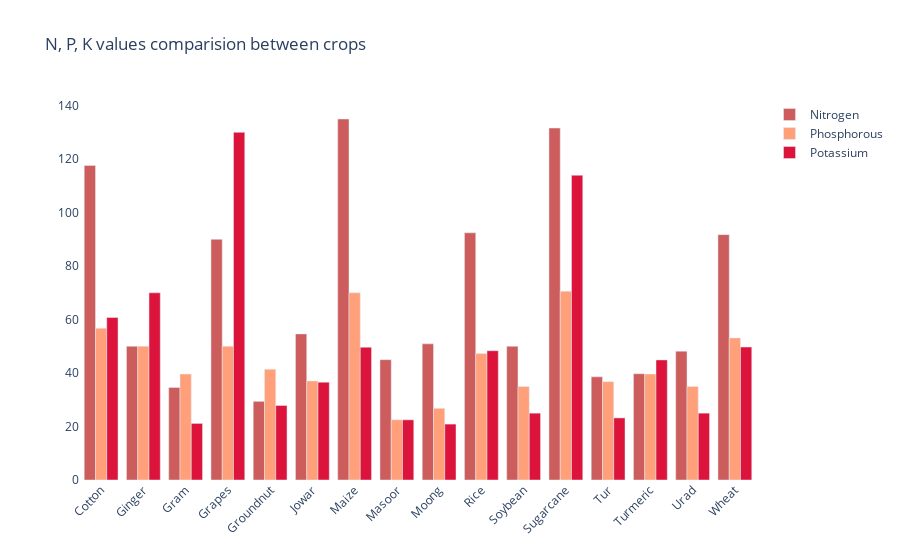

Notebook code cell kept with this figure:
### Code cell
fig = go.Figure()
fig.add_trace(go.Bar(
    x=crop_summary.index,
    y=crop_summary['Nitrogen'],
    name='Nitrogen',
    marker_color='indianred'
))
fig.add_trace(go.Bar(
    x=crop_summary.index,
    y=crop_summary['Phosphorus'],
    name='Phosphorous',
    marker_color='lightsalmon'
))
fig.add_trace(go.Bar(
    x=crop_summary.index,
    y=crop_summary['Potassium'],
    name='Potassium',
    marker_color='crimson'
))

fig.update_layout(title="N, P, K values comparision between crops",
                  plot_bgcolor='white',
                  barmode='group',
                  xaxis_tickangle=-45)

fig.show()

### Figure 1 — Plotly figure (JSON) as saved in the notebook; plotly's stock layout.template omitted (floating-point values rounded to 4 significant figures)
{"data": [{"marker": {"color": "indianred"}, "name": "Nitrogen", "type": "bar", "x": ["Cotton", "Ginger", "Gram", "Grapes", "Groundnut", "Jowar", "Maize", "Masoor", "Moong", "Rice", "Soybean", "Sugarcane", "Tur", "Turmeric", "Urad", "Wheat"], "y": [117.6, 50, 34.62, 90, 29.41, 54.63, 135, 45, 50.91, 92.43, 50, 131.6, 38.57, 39.73, 48.18, 91.76]}, {"marker": {"color": "lightsalmon"}, "name": "Phosphorous", "type": "bar", "x": ["Cotton", "Ginger", "Gram", "Grapes", "Groundnut", "Jowar", "Maize", "Masoor", "Moong", "Rice", "Soybean", "Sugarcane", "Tur", "Turmeric", "Urad", "Wheat"], "y": [56.73, 50, 39.62, 50, 41.44, 37.03, 70, 22.5, 26.82, 47.28, 35, 70.63, 36.79, 39.64, 35, 53.12]}, {"marker": {"color": "crimson"}, "name": "Potassium", "type": "bar", "x": ["Cotton", "Ginger", "Gram", "Grapes", "Groundnut", "Jowar", "Maize", "Masoor", "Moong", "Rice", "Soybean", "Sugarcane", "Tur", "Turmeric", "Urad", "Wheat"], "y": [60.77, 70, 21.15, 130, 27.88, 36.6, 49.66, 22.5, 20.91, 48.35, 25, 114.0, 23.21, 44.91, 25, 49.74]}], "layout": {"barmode": "group", "plot_bgcolor": "white", "title": {"text": "N, P, K values comparision between crops"}, "xaxis": {"tickangle": -45}}}
